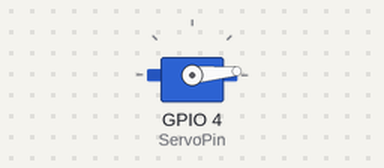
This sketch was run on a simulated ESP32. Shown: servo.

Above: at 0.05 s.
At 0.9 s:
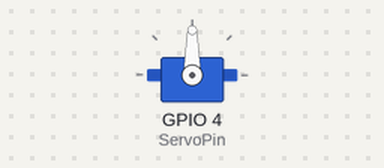
At 1.75 s:
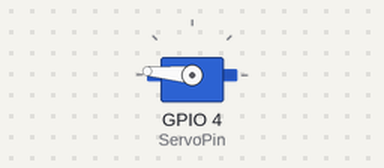
At 3.45 s:
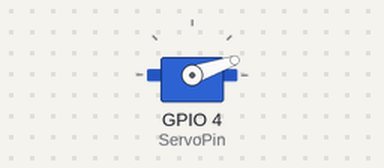
Timing chart, 0 to 8.4 s (numbered marks = the images above):
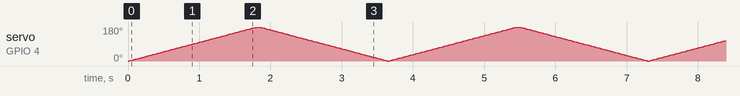

The sketch:

05_LDR.ino
```cpp
#include "ESP32Servo.h"
#define ServoPin 4

Servo servo1 ;
void setup() {
  // put your setup code here, to run once:
  servo1.attach(ServoPin , 500 ,2400);
}

void loop() {
  // put your main code here, to run repeatedly:
 // this speeds up the simulation
  int pos=0;
  for(pos=0 ; pos <= 181;pos+=1){
    servo1.write(pos);
    delay(10);
  }

  for(  ; pos>=0 ; pos-=1){
    servo1.write(pos);
    delay(10);
  }

}
```
